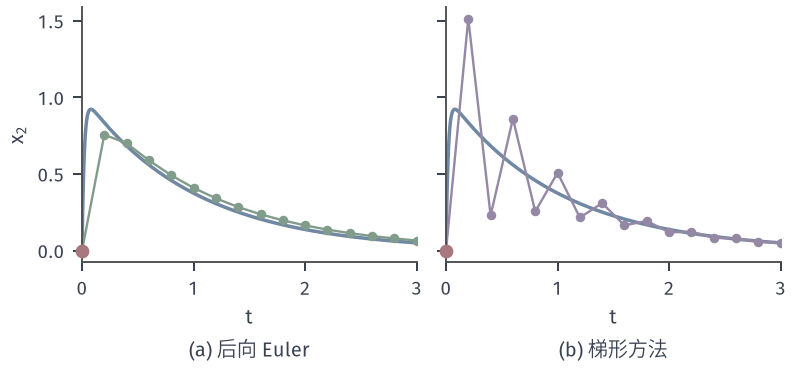

The script that drew this image:
from pathlib import Path
import sys
sys.path.insert(0, str(Path(__file__).resolve().parents[1]/"odenum-common"))
from odenum_common import *

LAM = 50.0
def exact_stiff(t):
    t = np.asarray(t, float)
    return np.exp(-t), LAM/(LAM-1)*(np.exp(-t)-np.exp(-LAM*t))
def g2(t, x):
    return np.array([-x[0], LAM*(x[0]-x[1])])

# Target: backward Euler and trapezoid on the stiff system with h=0.2.
h = .2; T = 3.0; n = int(round(T/h))
a = LAM*h
def run(kind):
    x1, x2 = 1.0, 0.0; xs = [(x1, x2)]
    for k in range(n):
        if kind == 'be':
            y1 = x1/(1+h); y2 = (x2+a*y1)/(1+a)
        else:
            y1 = x1*(1-h/2)/(1+h/2); y2 = ((1-a/2)*x2+a/2*(x1+y1))/(1+a/2)
        x1, x2 = y1, y2; xs.append((x1, x2))
    return np.array(xs)
tt = np.linspace(0, T, 500); tg = h*np.arange(n+1)
fig, ax = figure(width_mm=112, height_mm=52, ncols=2, sharey=True)
for a_, kind, c, cap in zip(ax, ('be', 'tr'), (GREEN, PURPLE), ('(a) 后向 Euler', '(b) 梯形方法')):
    a_.plot(tt, exact_stiff(tt)[1], color=BLUE, lw=1.4)
    a_.plot(tg, run(kind)[:, 1], 'o-', color=c, lw=.95, ms=2.8)
    a_.plot([0], [0], 'o', color=RED, ms=4.5, zorder=5, clip_on=False)
    a_.set_xlabel(r'$t$'); a_.set_xlim(0, T)
    panel(a_, cap, -.3)
ax[0].set_ylabel(r'$x_2$')
save(fig, Path(__file__).resolve().parent, 'figure', {'be': run('be')[:4].tolist(), 'tr': run('tr')[:4].tolist()})
